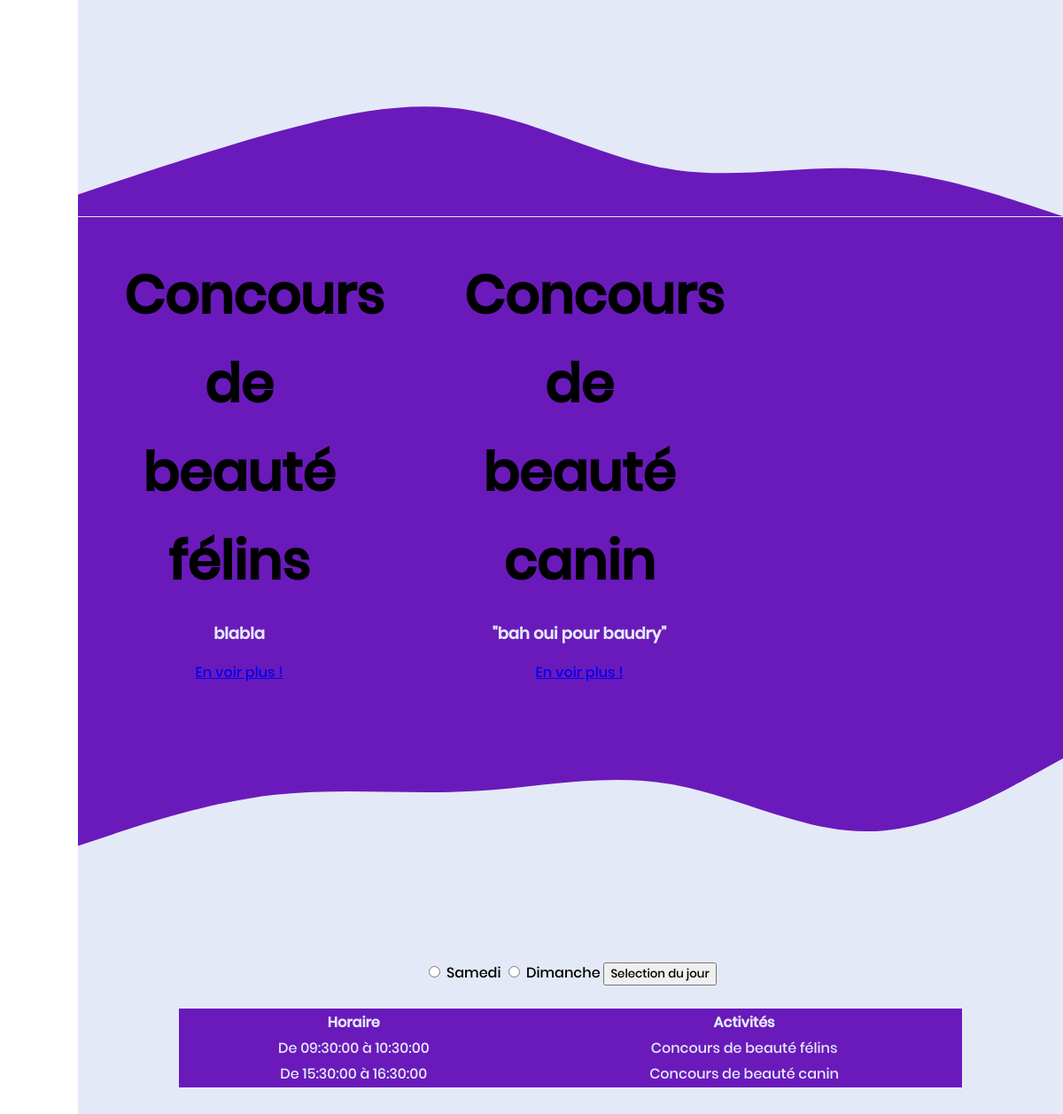
Before: / (lower part) with the older database file.
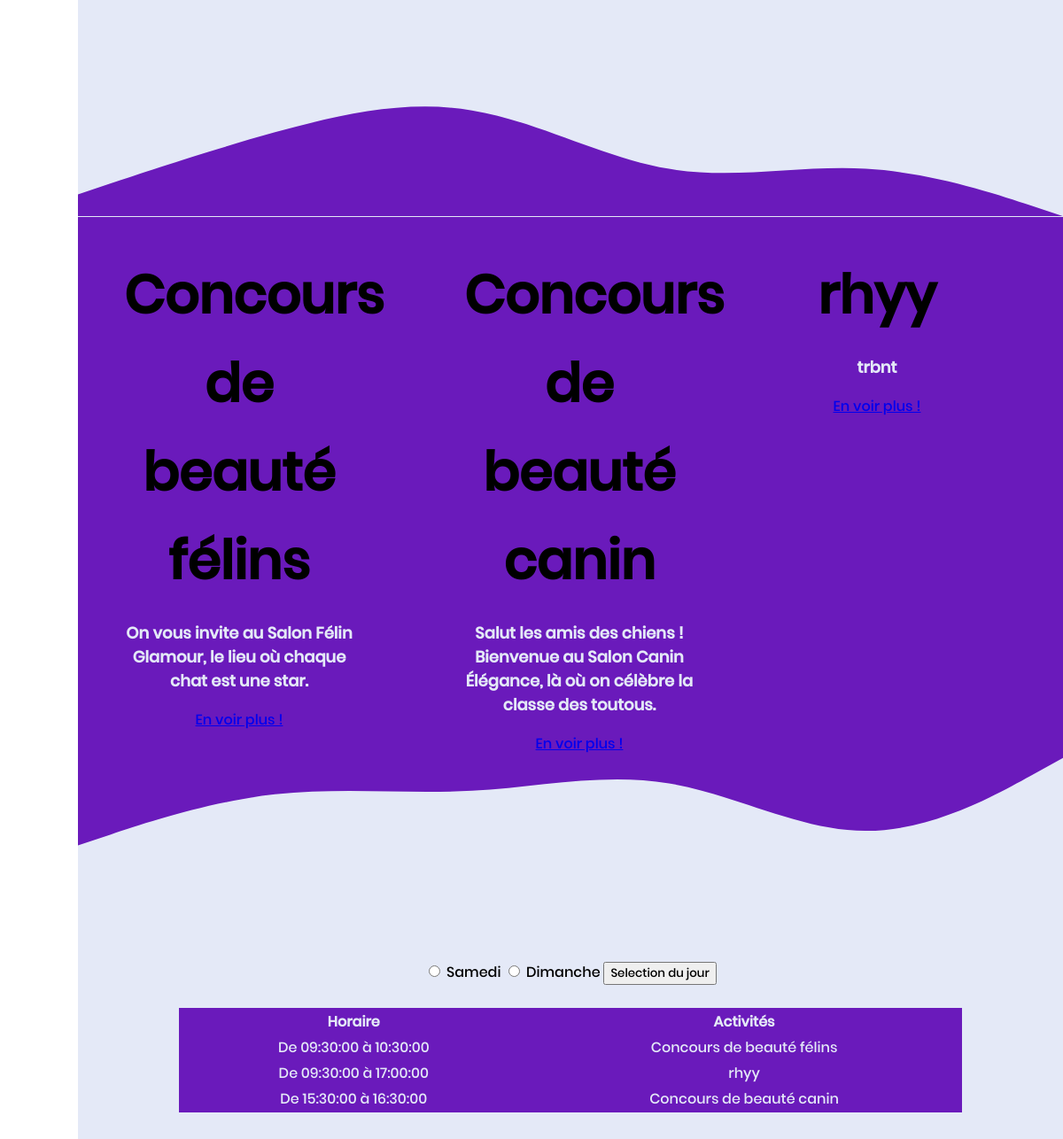
After: the same page with the newer database file.
### tables this page shows
CREATE TABLE `activite` (
  `Id_activite` int(11) NOT NULL,
  `nom` text NOT NULL,
  `description` text NOT NULL,
  `minidesc` text NOT NULL,
  `img` text NOT NULL,
  `date` date NOT NULL,
  `horaire_deb` time NOT NULL,
  `horaire_fin` time NOT NULL
);

### index.php (the view, shortened to what this page needs)
<!DOCTYPE html>
<html>
<head>
  <link rel="stylesheet" href="style/styles.css">
</head>
<?php
include("config/configuration.php");
$bdd = new PDO($dsn, $user, $password);
$requete = 'SELECT * FROM `activite`';
$resultats = $bdd->query($requete);
$aff = $resultats->fetchAll();
$requete = 'SELECT nom, horaire_deb, horaire_fin FROM activite WHERE date ="2025-03-01" ORDER BY horaire_deb ASC';
$resultats = $bdd->query($requete);
$affjour = $resultats->fetchAll();
?>
<body>
  <div class="sidenav">
  </div>
  <div>
      <div class="violetcarrousel">
        <ul id="c">
          <?php
          foreach ($aff as $value) {
            echo '<li> <h3><strong>' . $value["nom"] . '</strong></h3><h3>' . $value["minidesc"] . '</h3> <a href="pages/activite.php?id='.$value["Id_activite"].'">En voir plus ! </a></li>';
          }
          ?>
        </ul>
      </div>
      <div>
        <form method="GET">
          <input type="radio" name="Jour" id="Samedi" value="2025-03-01" />
          <label for="Samedi">Samedi</label>
          <input type="radio" name="Jour" id="Dimanche" value="2025-03-02" />
          <label for="Dimanche">Dimanche</label>
          <input type="submit" value="Selection du jour">
        </form>
        <table style="margin-bottom:4%;">
          <thead>
            <tr>
              <th>Horaire</th>
              <th>Activités</th>
            </tr>
          </thead>
          <tbody>
            <?php
            foreach ($affjour as $value) {
              echo '<tr><td>' ."De ". $value['horaire_deb'] ." à ". $value['horaire_fin'] . ' </td> <td>' . $value['nom'] . '</td></tr>';
            }
            ?>
          </tbody>
        </table>
      </div>
</body>

Changed rows visible on the page:
changed activite "Concours de beauté félins": minidesc "blabla" → "On vous invite au Salon Félin Glamour, le lieu où chaque chat est une star."
changed activite "Concours de beauté canin": minidesc "\"bah oui pour baudry\"" → "Salut les amis des chiens ! Bienvenue au Salon Canin Élégance, là où on célèbre la classe des toutous."
added activite: nom "rhyy", minidesc "trbnt", horaire_deb "09:30:00", horaire_fin "17:00:00"
